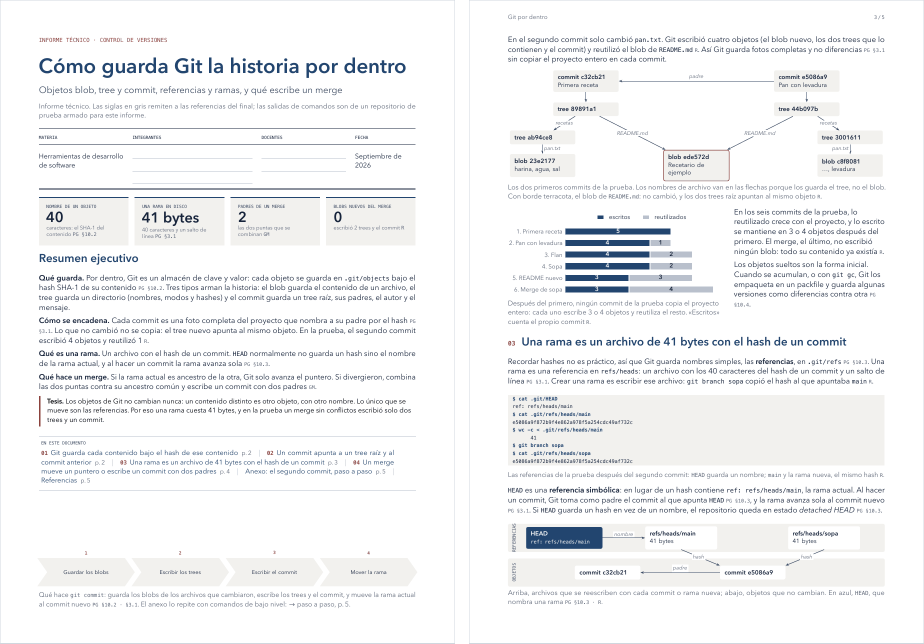
#> input picture ejemplos/capturas/breve-git-por-dentro.png, 1848 x 1287 px, given in place of p1-110.png, which was not available (shown at 1/2 size)
$ python generar.py
#> lines starting #> are read from the running program, lines starting #| are printed output that depends on the picture; pictures that were not available may be replaced by others from this repository, and a replacement may not be noted
#!/usr/bin/env python3
"""Rehace las capturas del README: dos páginas de cada ejemplo, una al lado de la otra, y
la portada (las primeras páginas en abanico), en una versión para el tema claro de GitHub y
otra para el oscuro.

    python3 ejemplos/capturas/generar.py      (desde la raíz del repo; necesita pdftoppm y Pillow)
"""
import subprocess
import sys
import tempfile
from pathlib import Path

from PIL import Image, ImageChops, ImageDraw, ImageEnhance, ImageFilter

AQUI = Path(__file__).resolve().parent
EJEMPLOS = AQUI.parent
DPI = 110
DETALLE = (0.0, 0.17, 0.57, 0.74)  # recorte (x0, y0, x1, y1) que se amplía cuando el ejemplo tiene una sola página

# Portada: la primera página de cada ejemplo, de izquierda a derecha (la última queda arriba).
ABANICO = ["hoja-estructuras-de-datos", "breve-git-por-dentro", "medio-campana-depositos", "breve-https"]
GIROS = [-7, -2.5, 2.5, 7]  # grados, en el sentido de las agujas del reloj

# ejemplo: páginas que se muestran (la hoja muestra su única página y un detalle ampliado)
PAGINAS = {
    "hoja-estructuras-de-datos": [1],
    "breve-https": [1, 2],
    "breve-git-por-dentro": [1, 3],
    "medio-campana-depositos": [1, 2],
}


def pagina(pdf: Path, n: int, dpi: int, carpeta: Path) -> Image.Image:
#> called with n = 1, dpi = 110
    salida = carpeta / f"p{n}-{dpi}"
    subprocess.run(["pdftoppm", "-r", str(dpi), "-f", str(n), "-l", str(n), "-png", "-singlefile",
                    str(pdf), str(salida)], check=True)
#> (this line was passed over: subprocess is not available in this run)
    return Image.open(f"{salida}.png").convert("RGB")
#> returned value is the input picture: PIL image 1848x1287 RGB; mean R, G, B 243.3, 244, 244.9


def con_borde(img: Image.Image) -> Image.Image:
    ImageDraw.Draw(img).rectangle([0, 0, img.width - 1, img.height - 1], outline=(208, 215, 222))
    return img


def captura(nombre: str, paginas: list[int]) -> Path:
    pdf = EJEMPLOS / nombre / f"{nombre}.pdf"
    with tempfile.TemporaryDirectory() as tmp:
        tmp = Path(tmp)
        piezas = [con_borde(pagina(pdf, n, DPI, tmp)) for n in paginas]
#> piezas = 1 item
        if len(piezas) == 1:  # una hoja: la página y, al lado, un detalle al doble de resolución
            grande = pagina(pdf, paginas[0], DPI * 2, tmp)
#> call 2 of pagina, with n = 1, dpi = 220
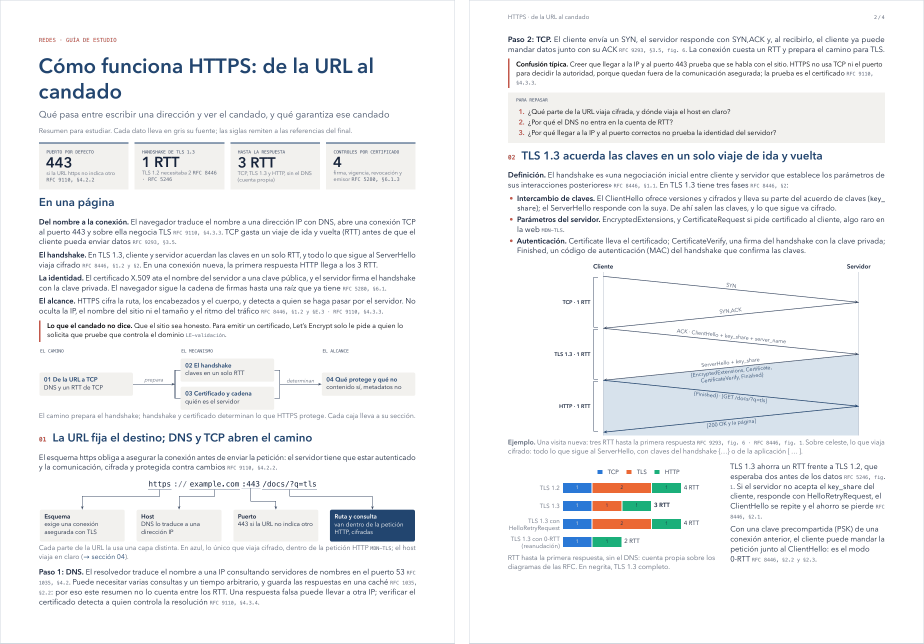
#> input picture ejemplos/capturas/breve-https.png, 1848 x 1287 px, given in place of p1-220.png, which was not available (shown at 1/2 size)
#> in pagina, returned value is the input picture: PIL image 1848x1287 RGB; mean R, G, B 241.9, 243.1, 244.3
            x0, y0, x1, y1 = DETALLE
            detalle = grande.crop((int(grande.width * x0), int(grande.height * y0),
                                   int(grande.width * x1), int(grande.height * y1)))
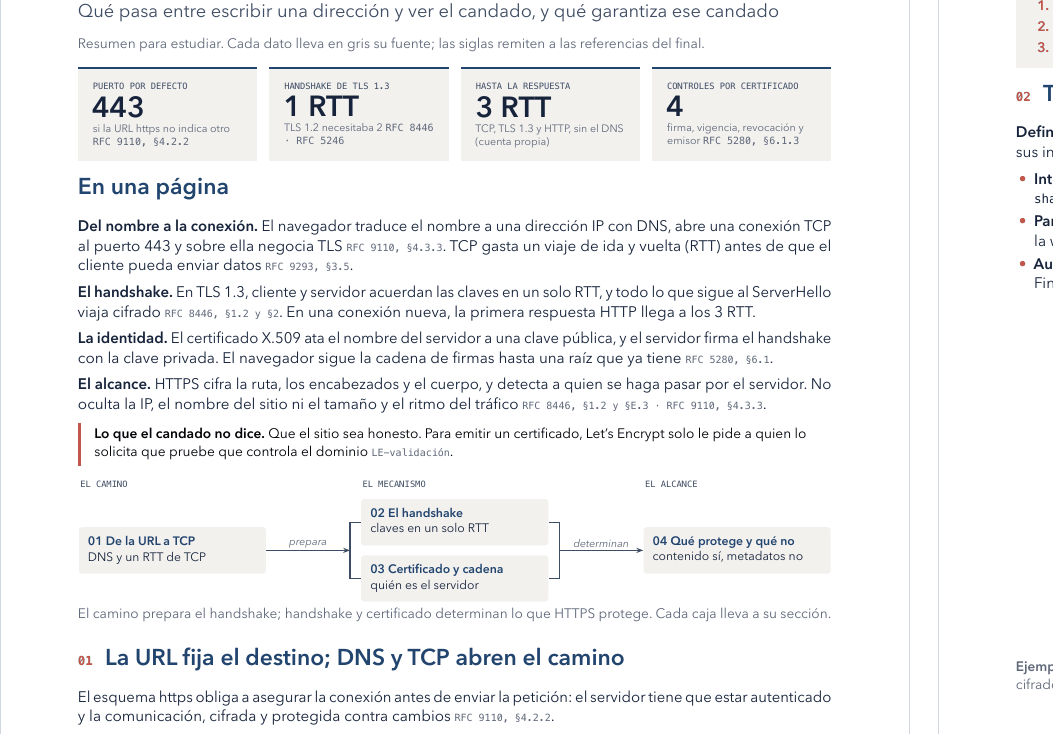
#> detalle: PIL image 1053x734 RGB; mean R, G, B 243, 243.6, 244.4
            detalle = detalle.resize(piezas[0].size, Image.LANCZOS)
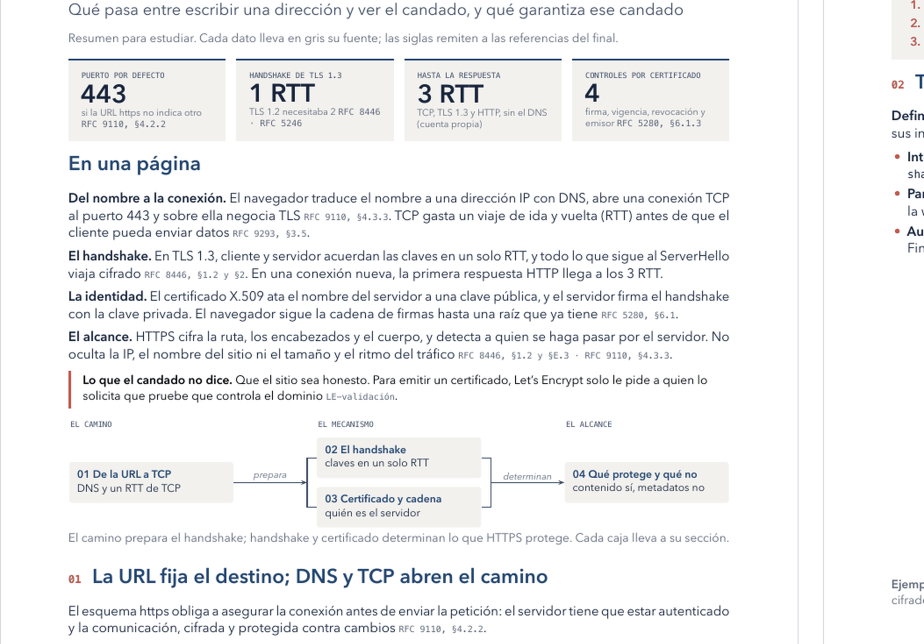
#> detalle: PIL image 1848x1287 RGB (shown at 1/2 size); mean R, G, B 242.5, 243.1, 243.9
            piezas.append(con_borde(detalle))
        sep = 28
        alto = max(p.height for p in piezas)
#> alto = 1287
        lienzo = Image.new("RGB", (sum(p.width for p in piezas) + sep * (len(piezas) - 1), alto), "white")
#> lienzo: PIL image 3724x1287 RGB; every value is 255
        x = 0
        for p in piezas:
            lienzo.paste(p, (x, (alto - p.height) // 2))
            x += p.width + sep
#> this loop made 2 passes
#> x on passes 1 to 2: 1876, 3752
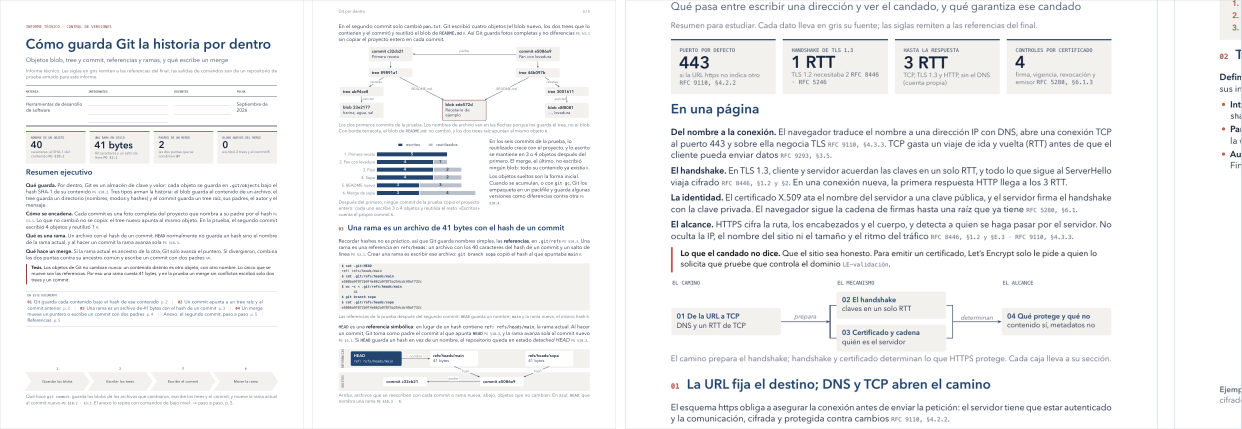
#> lienzo: PIL image 3724x1287 RGB (shown at 1/3 size); mean R, G, B 242.9, 243.6, 244.5
#> after the loop, x = 3752
    destino = AQUI / f"{nombre}.png"
    lienzo.quantize(colors=256, method=Image.Quantize.MEDIANCUT, dither=Image.Dither.NONE).save(destino, optimize=True)
    return destino


def portada(tema: str) -> Path:
    """Las primeras páginas en abanico sobre fondo transparente, fundidas hacia el pie. En
    el tema oscuro, las páginas van un poco más apagadas y sin sombra (no se vería)."""
    ancho, alto, paso, margen = 1800, 760, 360, 40
    lienzo = Image.new("RGBA", (ancho, alto), (0, 0, 0, 0))
    with tempfile.TemporaryDirectory() as tmp:
        paginas = [pagina(EJEMPLOS / n / f"{n}.pdf", 1, 72, Path(tmp)) for n in ABANICO]
    for i, (hoja, giro) in enumerate(zip(paginas, GIROS)):
        if tema == "oscura":
            hoja = ImageEnhance.Brightness(hoja).enhance(0.88)
        borde = (208, 215, 222) if tema == "clara" else (61, 68, 77)
        ImageDraw.Draw(hoja).rectangle([0, 0, hoja.width - 1, hoja.height - 1], outline=borde, width=2)
        capa = Image.new("RGBA", (hoja.width + 2 * margen, hoja.height + 2 * margen), (0, 0, 0, 0))
        if tema == "clara":
            sombra = Image.new("RGBA", capa.size, (0, 0, 0, 0))
            ImageDraw.Draw(sombra).rectangle([margen, margen + 8, margen + hoja.width, margen + hoja.height + 8],
                                             fill=(22, 35, 58, 70))
            capa = Image.alpha_composite(capa, sombra.filter(ImageFilter.GaussianBlur(16)))
        capa.paste(hoja, (margen, margen))
        capa = capa.rotate(-giro, resample=Image.BICUBIC, expand=True)
        centro = ancho // 2 + int((i - 1.5) * paso)
        arriba = 30 + int(abs(i - 1.5) * 26)  # las de los costados, más abajo
        lienzo.alpha_composite(capa, (centro - capa.width // 2, arriba - margen))
    desde = int(alto * 0.55)  # el fundido empieza pasada la mitad
    fundido = Image.new("L", (1, alto), 255)
    for y in range(desde, alto):
        fundido.putpixel((0, y), int(255 * (1 - (y - desde) / (alto - desde)) ** 1.6))
    lienzo.putalpha(ImageChops.multiply(lienzo.getchannel("A"), fundido.resize((ancho, alto))))
    # WebP y no PNG: con 256 colores el fundido sale en franjas, y sin reducirlos pesa 700 KB.
    destino = AQUI / f"portada-{tema}.webp"
    lienzo.resize((1500, round(alto * 1500 / ancho)), Image.LANCZOS).save(destino, quality=88, method=6)
    return destino


if __name__ == "__main__":
    for nombre, paginas in PAGINAS.items():
#> (the run stopped early here; a loop or call above may not have finished)
